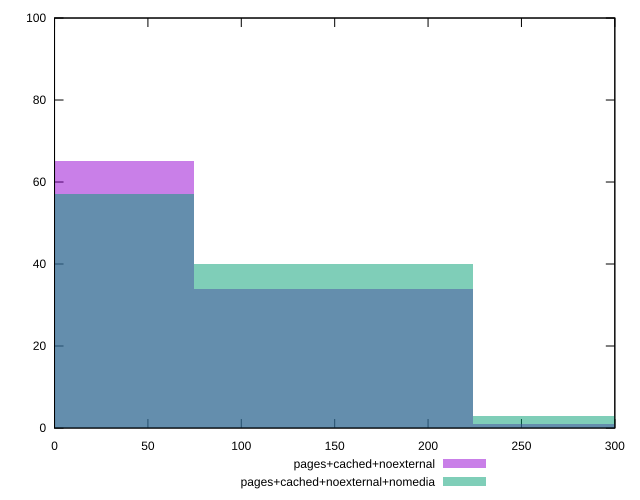

This chart was generated by the following gnuplot code:
reset

$pagesCachedNoexternal <<EOF
149.4492170705594 34
0 65
298.8984341411188 1
EOF

$pagesCachedNoexternalNomedia <<EOF
0 57
149.4492170705594 40
298.8984341411188 3
EOF

set key outside below
set boxwidth 149.4492170705594
set xrange [0:300]
set yrange [0:100]
set trange [0:100]
set style fill transparent solid 0.5 noborder
set terminal svg size 640, 500 enhanced background rgb 'white'
set output "reprap/unminified-css/comparison/histogram/2_vs_3.svg"

plot $pagesCachedNoexternal title "pages+cached+noexternal" with boxes, \
     $pagesCachedNoexternalNomedia title "pages+cached+noexternal+nomedia" with boxes

reset
